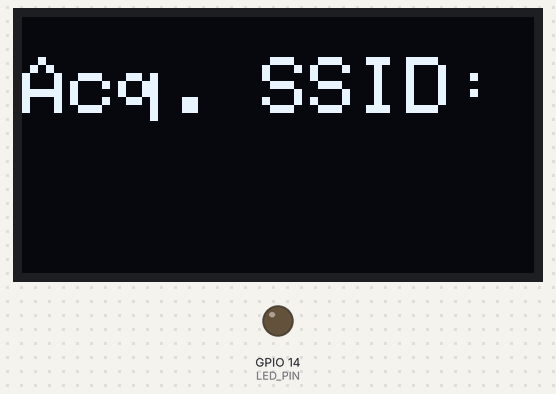
A sketch run on a simulated ESP8266 (NodeMCU). Shown: 128×64 one-colour display, output pins drawn as LEDs (lit = HIGH). WiFi joins after 1.5 s; servers stay silent unless stated; a WiFi scan finds three made-up networks; not simulated (calls return 0 or success): credentials.h; what the sketch prints to the serial monitor is not drawn.

Above: at 1.6 s.
At 3.7 s:
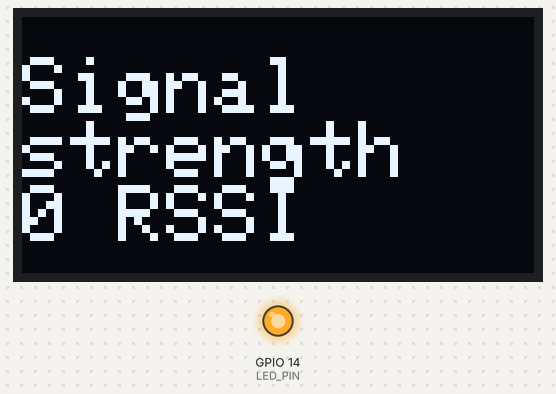
Timing chart, 0 to 129.0 s (numbered marks = the images above):
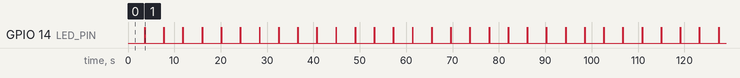

Measured:
- by itself, GPIO 14 (LED_PIN): alternates HIGH for 0.10 s and LOW for 4.0 s
- what the display in image 0 shows lasts 2.0 s, from 1.6 s to 3.6 s

The sketch:

esp8266_signalstrength_monitor.ino
```cpp
#include <Wire.h>
#include <Adafruit_GFX.h>
#include <Adafruit_SSD1306.h>
#include <ESP8266WiFi.h>
#include <ESP8266WiFiMulti.h>
#include "credentials.h"

#define LED_PIN 14
#define SCAN_PERIOD 2000
#define BLINK_TIME 100
#define SCREEN_WIDTH 128 // OLED display width, in pixels
#define SCREEN_HEIGHT 64 // OLED display height, in pixels

ESP8266WiFiMulti WiFiMulti;
Adafruit_SSD1306 display(SCREEN_WIDTH, SCREEN_HEIGHT, &Wire, -1);

void setup() {
  Serial.begin(115200);
  pinMode(LED_PIN, OUTPUT);
  digitalWrite(LED_PIN, LOW);

  if(!display.begin(SSD1306_SWITCHCAPVCC, 0x3C)) {
    Serial.println(F("SSD1306 allocation failed"));
    for(;;);
  }

  // clear the display
  display.clearDisplay();
  display.setTextSize(2);
  display.setTextColor(WHITE);
  display.display();

  // connect wifi
  WiFi.mode(WIFI_STA);
  WiFiMulti.addAP(SSID1, PASS1);
  WiFiMulti.addAP(SSID2, PASS2);
  Serial.print("Wait for wifi... ");
  int period_count = 0;
  while (WiFiMulti.run() != WL_CONNECTED) {
    char buffer[20];
    strcpy(buffer, "Connecting");
    int k=0;
    while (k++ < period_count) {
      strcat(buffer, ".");
    }
    period_count++;
    if (period_count > 3) period_count=0;
    display.clearDisplay();
    display.setCursor(0, 10);
    display.println(buffer);
    display.display();
    delay(500);
  }

  display.clearDisplay();
  display.setCursor(0, 10);
  display.print("Acq. SSID:\n");
  display.println(WiFi.SSID());
  display.display();
}

int32_t getRSSI(const char* target_ssid) {
  byte available_networks = WiFi.scanNetworks();

  for (int network = 0; network < available_networks; network++) {
    char ssid[16];
    WiFi.SSID(network).toCharArray(ssid, 16);
    if (strcmp(ssid, target_ssid) == 0) {
      return WiFi.RSSI(network);
    }
  }
  return 0;
}

void loop() {

char buffer[50];
  char ssid[16];
  WiFi.SSID().toCharArray(ssid, 16);
  sprintf(buffer, "Signal\nstrength\n%d RSSI", getRSSI(ssid));
  display.clearDisplay();
  display.setCursor(0, 10);
  display.println(buffer);
  display.display();

  digitalWrite(LED_PIN, HIGH);
  delay(BLINK_TIME);
  digitalWrite(LED_PIN, LOW);
  delay(SCAN_PERIOD);
}
```
